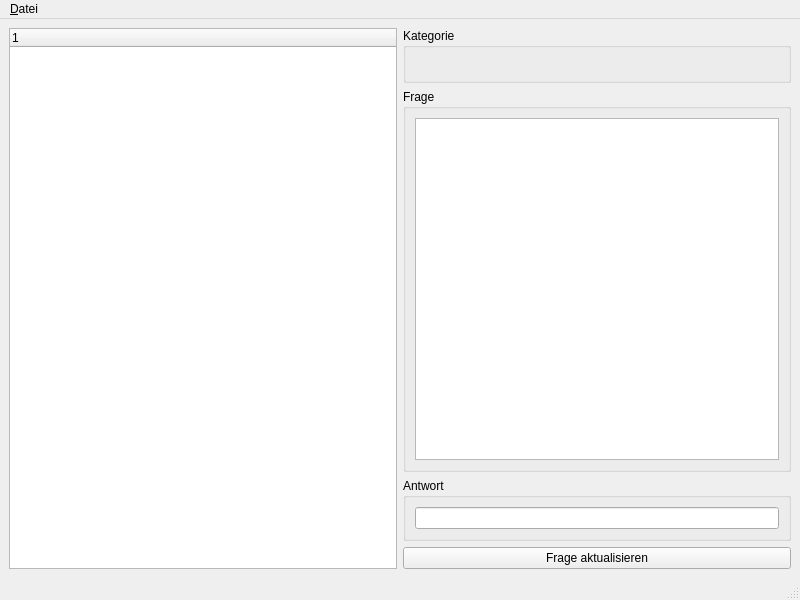
<?xml version="1.0" encoding="UTF-8"?>
<ui version="4.0">
 <class>MainWindow</class>
 <widget class="QMainWindow" name="MainWindow">
  <property name="geometry">
   <rect>
    <x>0</x>
    <y>0</y>
    <width>800</width>
    <height>600</height>
   </rect>
  </property>
  <property name="windowTitle">
   <string>Frageneditor</string>
  </property>
  <widget class="QWidget" name="centralwidget">
   <layout class="QGridLayout" name="gridLayout">
    <item row="2" column="1">
     <widget class="QGroupBox" name="groupBox_2">
      <property name="title">
       <string>Antwort</string>
      </property>
      <layout class="QVBoxLayout" name="verticalLayout_4">
       <item>
        <layout class="QVBoxLayout" name="verticalLayout_3">
         <item>
          <widget class="QLineEdit" name="txtAnswer"/>
         </item>
        </layout>
       </item>
      </layout>
     </widget>
    </item>
    <item row="0" column="1">
     <widget class="QGroupBox" name="groupBox_3">
      <property name="title">
       <string>Kategorie</string>
      </property>
      <layout class="QVBoxLayout" name="verticalLayout_6">
       <item>
        <widget class="QLabel" name="lblCategory">
         <property name="text">
          <string/>
         </property>
         <property name="alignment">
          <set>Qt::AlignCenter</set>
         </property>
        </widget>
       </item>
       <item>
        <layout class="QVBoxLayout" name="verticalLayout_5"/>
       </item>
      </layout>
     </widget>
    </item>
    <item row="1" column="1">
     <widget class="QGroupBox" name="groupBox">
      <property name="title">
       <string>Frage</string>
      </property>
      <layout class="QVBoxLayout" name="verticalLayout_2">
       <item>
        <widget class="QPlainTextEdit" name="txtQuestion"/>
       </item>
       <item>
        <layout class="QVBoxLayout" name="verticalLayout"/>
       </item>
      </layout>
     </widget>
    </item>
    <item row="3" column="1">
     <widget class="QPushButton" name="btnUpdate">
      <property name="text">
       <string>Frage aktualisieren</string>
      </property>
     </widget>
    </item>
    <item row="0" column="0" rowspan="4">
     <widget class="QTreeWidget" name="treeQuestions">
      <column>
       <property name="text">
        <string notr="true">1</string>
       </property>
      </column>
     </widget>
    </item>
   </layout>
  </widget>
  <widget class="QMenuBar" name="menubar">
   <property name="geometry">
    <rect>
     <x>0</x>
     <y>0</y>
     <width>800</width>
     <height>30</height>
    </rect>
   </property>
   <widget class="QMenu" name="menuDatei">
    <property name="title">
     <string>&amp;Datei</string>
    </property>
    <addaction name="actSave"/>
   </widget>
   <addaction name="menuDatei"/>
  </widget>
  <widget class="QStatusBar" name="statusbar"/>
  <action name="actSave">
   <property name="text">
    <string>Speichern</string>
   </property>
  </action>
 </widget>
 <resources/>
 <connections/>
</ui>
